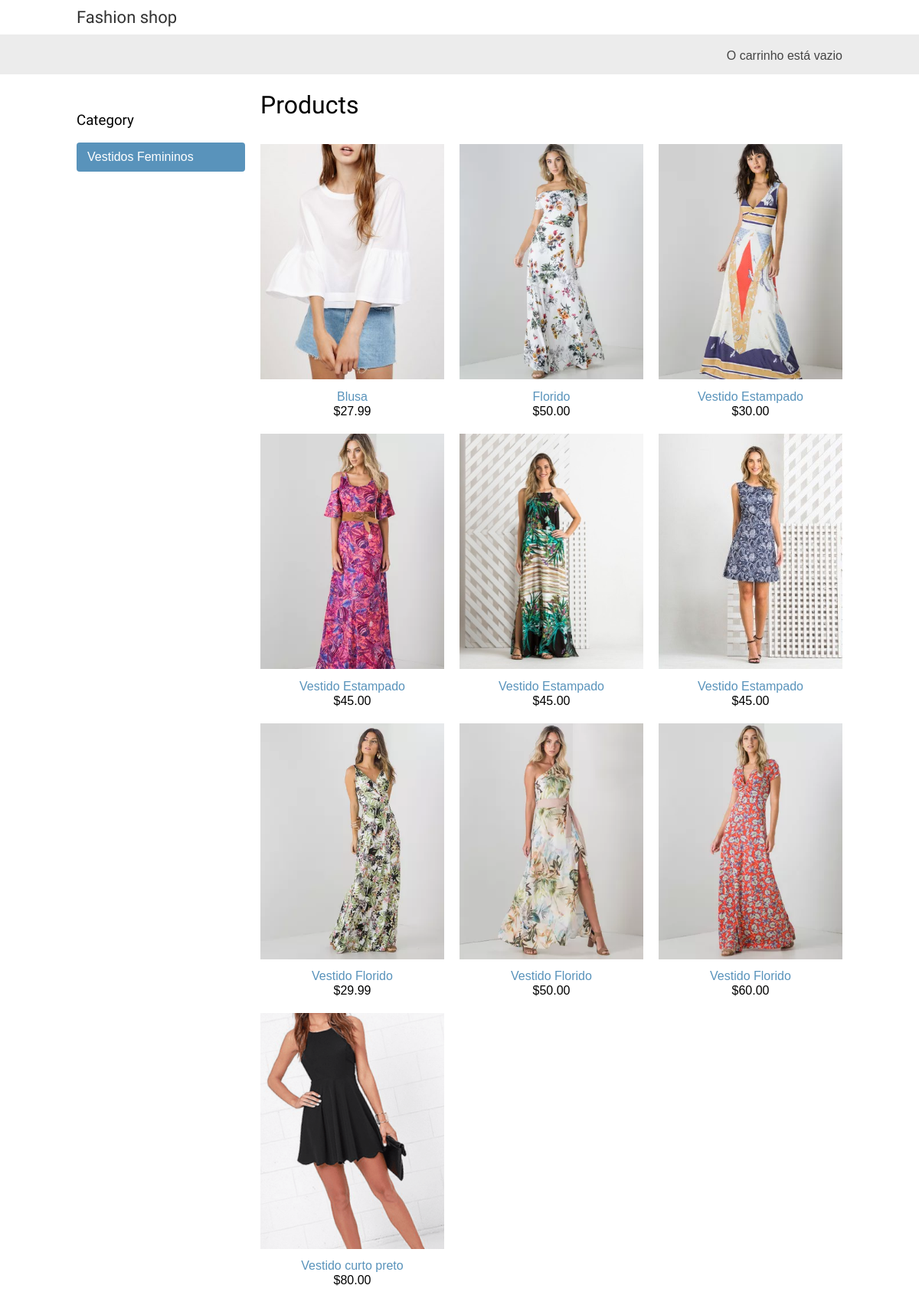
/feminino/, run on the app's committed database.
### shop/models.py (models this page shows, shortened)
class Product(models.Model):
	category = models.ForeignKey(Category, related_name = 'products')
	name = models.CharField(max_length=200, db_index=True)
	slug = models.SlugField(max_length=200, db_index=True)
	image = models.ImageField(upload_to='products/%y/%m/%d', blank=True)
	description = models.TextField(blank=True)
	price = models.DecimalField(max_digits=10, decimal_places=2)
	stock = models.PositiveIntegerField()
	avaliable = models.BooleanField()
	created = models.DateTimeField(auto_now_add=True)
	updated = models.DateTimeField(auto_now_add=True)
	class Meta:
		ordering = ('name', )
		index_together = (('id', 'slug'))
	def get_absolute_url(self):
		return reverse('shop:product_detail', args=[self.id, self.slug])

### shop/views.py (the view)
# urls.py: url(r'^feminino/$', views.female_product_list, name='female_product_list'),
def female_product_list(request):
	femininos = Product.objects.filter(slug="feminino")
	context = {'femininos' : femininos }
	return render(request, 'shop/product/femininos.html', context)

### cart/cart.py (called while the page is built)
    def __len__(self):
        return sum(item['quantity'] for item in self.cart.values())

### cart/context_processors.py (called while the page is built)
def cart(request):
    return {'cart': Cart(request) }

### shop/templates/shop/product/femininos.html (shortened to what this page needs)
{% extends 'shop/base.html' %}
{% load static %}
{% block content %}
	<div id='sidebar'>
		<h3>Category</h3>
		<ul>
			<li {% if not category %}class="selected"{% endif %}>
				<a href="{% url "shop:product_list" %}">Vestidos Femininos</a>
			</li>
		</ul>
	</div>
	<div id='main' class='product-list'>
		<h1>{% if category %} {{ category.name }} {% else %}Products{% endif %} </h1>
		{% for product in femininos %}
			<div class='item'>
				<a href="{{ product.get_absolute_url }}">
				<img src="{% if product.image %}{{ product.image.url }}{%else %}{% static "img/no_image.png" %}{% endif %}">
				</a>
				<a href="{{ product.get_absolute_url }}">{{ product.name }}</a> <br>
				${{ product.price }}
			</div>
			{% endfor %}
		</div>
		{% endblock %}

### shop/static/css/base.css (style rules this page uses)
body { margin:0; padding:0; font-family:helvetica, sans-serif; }
h1, h2, h3, h4, h5 , h6 { font-family: 'Ubuntu', sans-serif; font-weight:normal; }
a { text-decoration:none; color:#5993bb; }
#sidebar { width:220px; padding:30px 20px 0 0; float:left; }
#sidebar ul { margin:0; padding:0; }
#sidebar ul li { margin:0; list-style:none; padding:10px 14px; }
#sidebar ul li a { display:block; }
#sidebar ul li.selected { background:#5993bb; border-radius:4px; }
#sidebar ul li.selected a { color:#fff; }
#main { float:left; width: 96%; margin-right:-220px; overflow:hidden; }
.product-list .item { width:25%; padding:10px 20px 10px 0; float:left; text-align:center; line-height:1.2; }
.product-list .item img { width:100%; margin-bottom:8px; }

### data on the page
Product: image (picture), name "Blusa", price "27.99"
Product: image (picture), name "Florido", price "50.00"
Product: image (picture), name "Vestido Estampado", price "30.00"
Product: image (picture), name "Vestido Estampado", price "45.00"
Product: image (picture), name "Vestido Estampado", price "45.00"
Product: image (picture), name "Vestido Estampado", price "45.00"
Product: image (picture), name "Vestido Florido", price "29.99"
Product: image (picture), name "Vestido Florido", price "50.00"
Product: image (picture), name "Vestido Florido", price "60.00"
Product: image (picture), name "Vestido curto preto", price "80.00"
